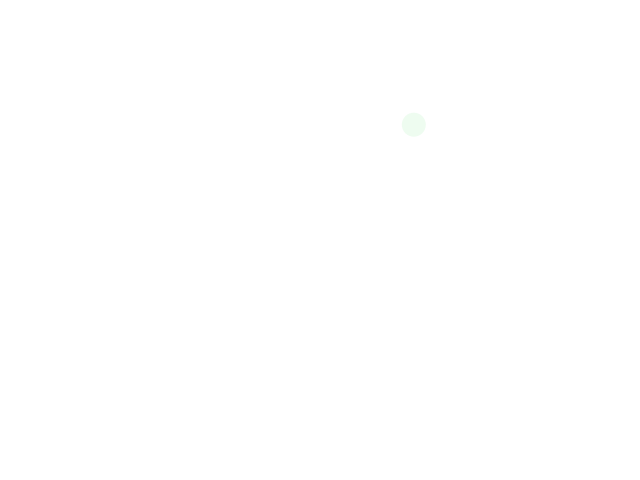
Frame 1 (no input)
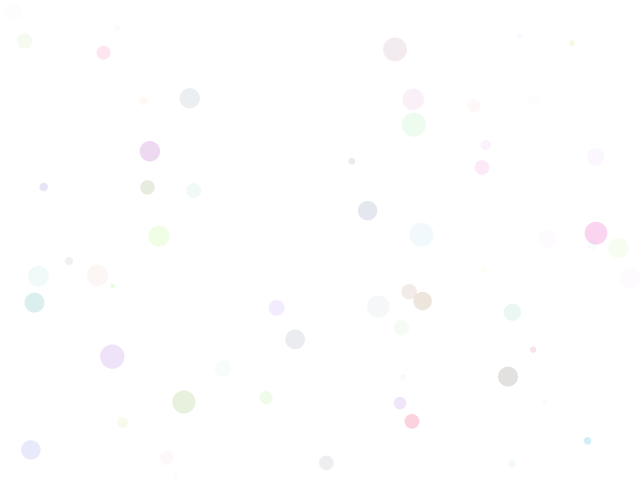
Frame 60 (the mouse pressed at the canvas centre just before this capture)
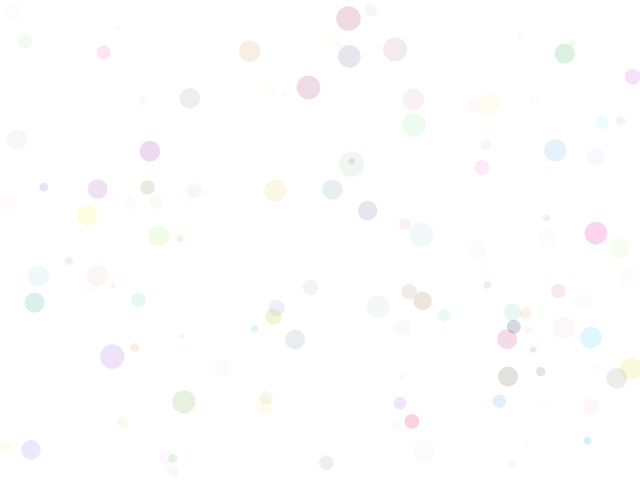
Frame 120 (the mouse held since frame 60 and released just before this capture)

The Processing sketch that drew these frames (run headless with seeded random() and noise(); from frame 60 on, the mouse is pressed at the canvas centre):

// Processing sketch: processing_28704
// ── processing_28704.pde

void setup() {
  size(640,480);
  background(255);
  smooth();
}

float AleaX;
float AleaY;
float AleaCol;
float AleaSize;


void draw() {
AleaX = random(640);
AleaY = random(480);
AleaSize = random(5, 25);
color AleaCol=color(random(255),random(255),random(255),random(0,50));


fill(AleaCol);
noStroke();
ellipse(AleaX, AleaY, AleaSize, AleaSize);

}
